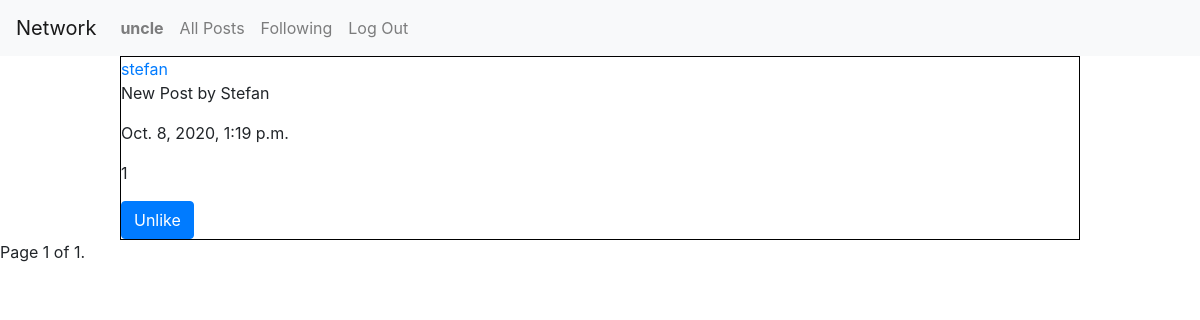
The app's page /following/ (signed in), older data.
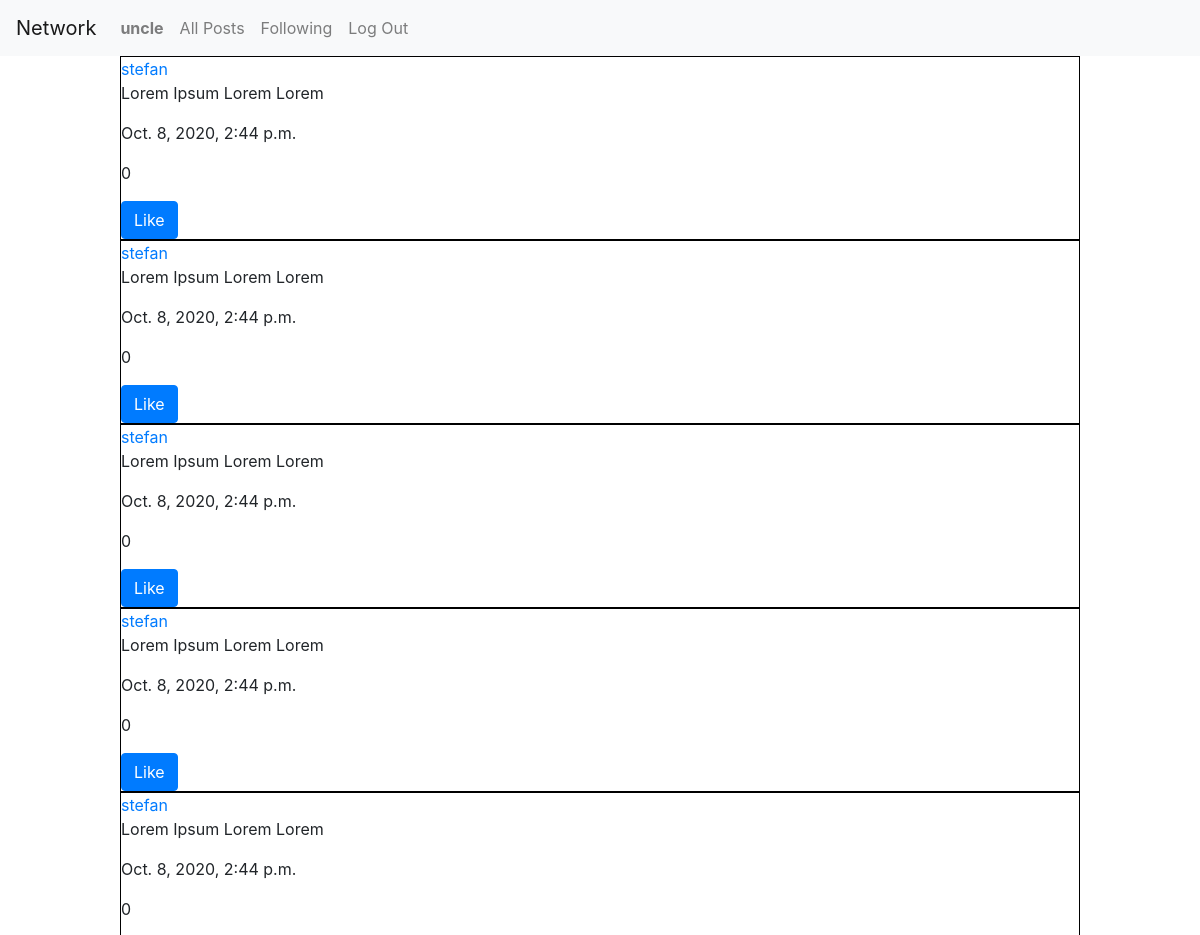
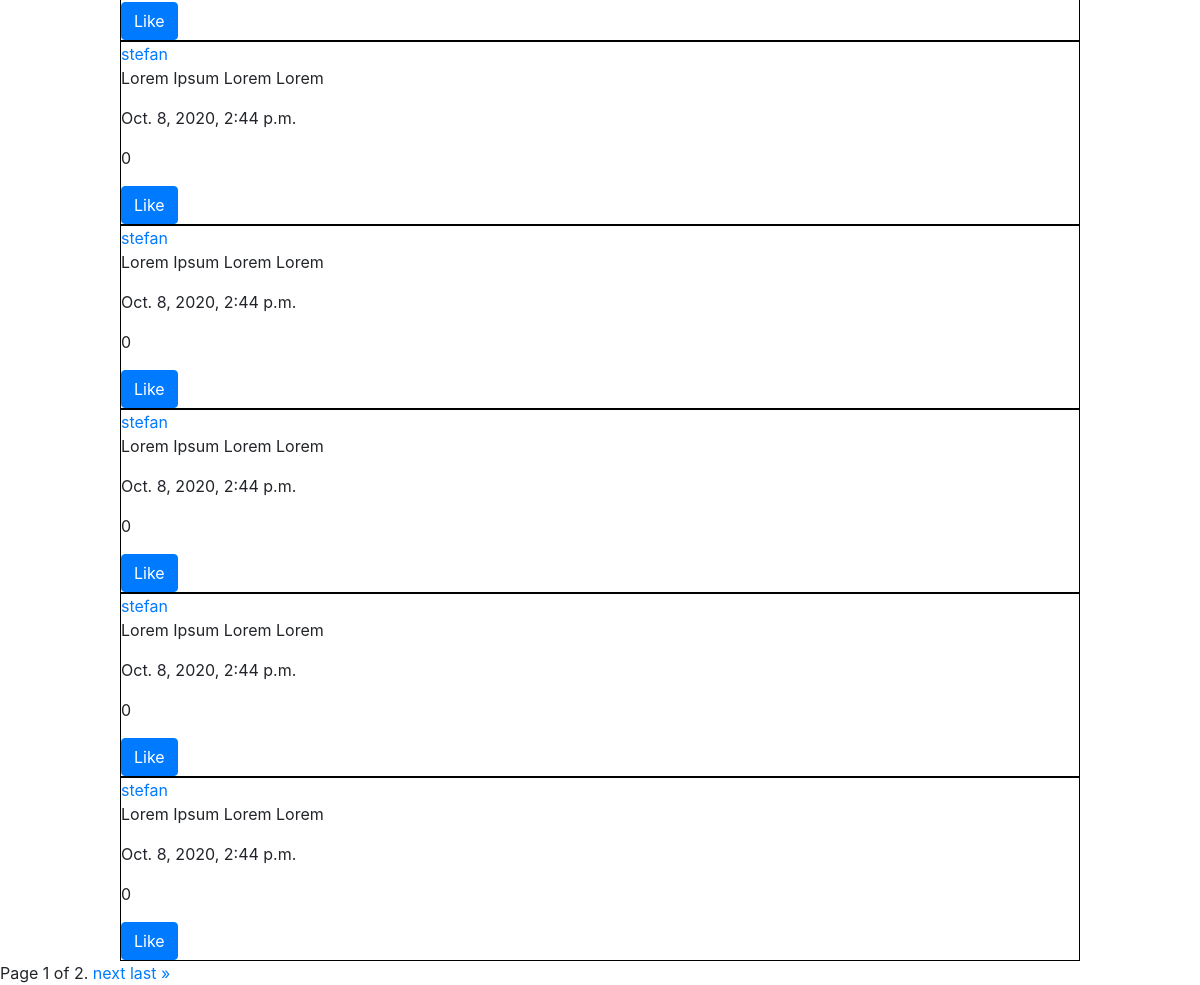
The same page, newer data (2 pictures, top to bottom).
### network/models.py (models this page shows, shortened)
class Post(models.Model):
    user = models.ForeignKey(settings.AUTH_USER_MODEL, on_delete=models.CASCADE, related_name="posts")
    content = models.CharField(max_length = 256)
    date_added = models.DateTimeField(auto_now_add=True)
    like = models.ManyToManyField(User, blank=True, related_name="likes")

class User(AbstractUser):
    pass

### network/views.py (the view)
# urls.py: path("following/", views.following_view, name="following_view"),
def following_view(request):
    current_user = request.user
    users_followed = Profile.objects.get(user=current_user).following.all()
    posts_list = Post.objects.filter(user__in=users_followed).order_by('-date_added')
    paginator = Paginator(posts_list, 10)
    page_number = request.GET.get('page')
    page_obj = paginator.get_page(page_number)
    context = {
        "page_obj": page_obj,
    }
    return render(request, "network/following.html", context)

### network/templates/network/following.html (shortened to what this page needs)
{% extends "network/layout.html" %}
{% load static %}
{% block body %}
    {% for post in page_obj %}
        <div class="post-container">
            <a href="{% url 'display_profile_view' post.user.id %}">{{ post.user.username }}</a>
            <p>{{ post.content }}</p>
            <p>{{ post.date_added }}</p>
            <p id="like_count_{{ post.id }}">{{ post.like.count }}</p>
            {% if user.is_authenticated and request.user != post.user %}
                <a href="#" id="like_button_{{ post.id }}" class="liked btn btn-primary" data-post_id="{{ post.id }}">
                    {% if request.user in post.like.all %}
                        Unlike
                    {% else %}
                        Like
                    {% endif %}
                </a>
            {% endif %}
        </div>
    {% endfor %}
    <div class="pagination">
        <span class="step-links">
            <span class="current">
                Page {{ page_obj.number }} of {{ page_obj.paginator.num_pages }}.
            </span>
            {% if page_obj.has_next %}
                <a href="?page={{ page_obj.next_page_number }}">next</a>
                <a href="?page={{ page_obj.paginator.num_pages }}">last &raquo;</a>
            {% endif %}
        </span>
    </div>
{% endblock %}

Row changes from the older to the newer data that the page shows:
no longer on this page (row unchanged): Post: user.username "stefan", content "New Post by Stefan", date_added "Oct. 8, 2020, 1:19 p.m.", like.count "1", shows "Unlike"
added Post: user.username "stefan", content "Lorem Ipsum Lorem Lorem", date_added "Oct. 8, 2020, 2:44 p.m.", like.count "0", shows "Like"
added Post: user.username "stefan", content "Lorem Ipsum Lorem Lorem", date_added "Oct. 8, 2020, 2:44 p.m.", like.count "0", shows "Like"
added Post: user.username "stefan", content "Lorem Ipsum Lorem Lorem", date_added "Oct. 8, 2020, 2:44 p.m.", like.count "0", shows "Like"
added Post: user.username "stefan", content "Lorem Ipsum Lorem Lorem", date_added "Oct. 8, 2020, 2:44 p.m.", like.count "0", shows "Like"
added Post: user.username "stefan", content "Lorem Ipsum Lorem Lorem", date_added "Oct. 8, 2020, 2:44 p.m.", like.count "0", shows "Like"
added Post: user.username "stefan", content "Lorem Ipsum Lorem Lorem", date_added "Oct. 8, 2020, 2:44 p.m.", like.count "0", shows "Like"
added Post: user.username "stefan", content "Lorem Ipsum Lorem Lorem", date_added "Oct. 8, 2020, 2:44 p.m.", like.count "0", shows "Like"
added Post: user.username "stefan", content "Lorem Ipsum Lorem Lorem", date_added "Oct. 8, 2020, 2:44 p.m.", like.count "0", shows "Like"
added Post: user.username "stefan", content "Lorem Ipsum Lorem Lorem", date_added "Oct. 8, 2020, 2:44 p.m.", like.count "0", shows "Like"
added Post: user.username "stefan", content "Lorem Ipsum Lorem Lorem", date_added "Oct. 8, 2020, 2:44 p.m.", like.count "0", shows "Like"
Text that changed along with them:
{{ page_obj.paginator.num_pages }}: "1" → "2"
text now shown: "next last »"
